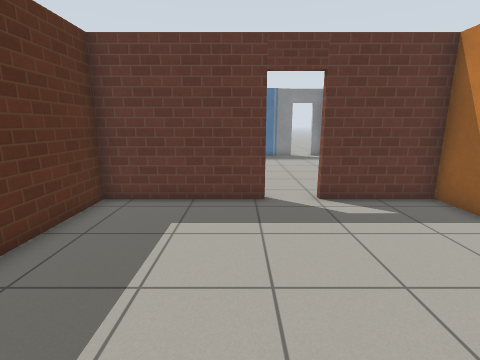
view 1 (above)

19 first-person views from a walk through a robot-simulator world made for Gazebo. The camera is 1.2 m above the floor, tilts 12° down and sees 85° across. The floor is counted in squares, 0.5 m on a side. Each view is taken from the middle of a square. On the plan, view 1 faces up. The plan holds only what a view shows up to about 17 squares ahead; the rest is blank. Simple patterns stand in for the simulator's built-in surfaces.

view 2
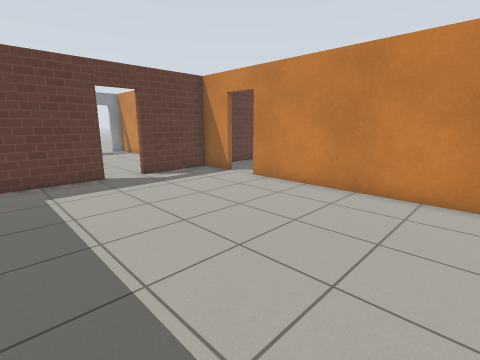

view 3
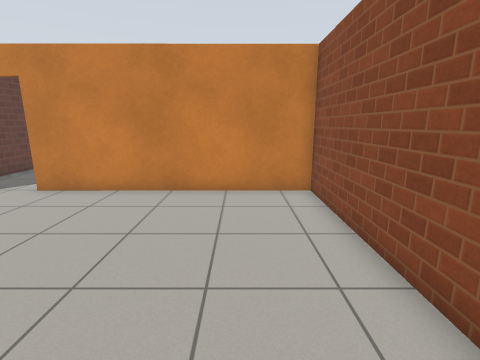

view 4
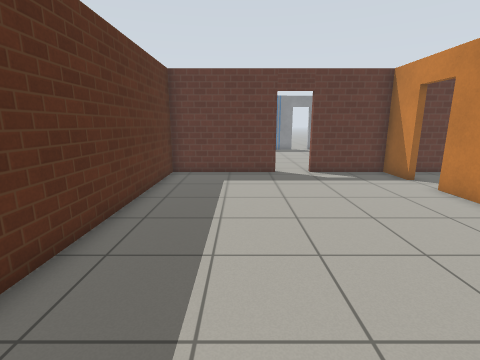

view 5
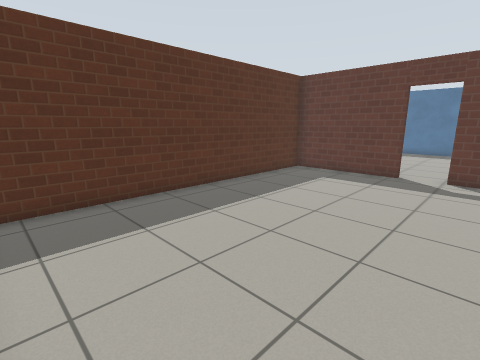

view 6
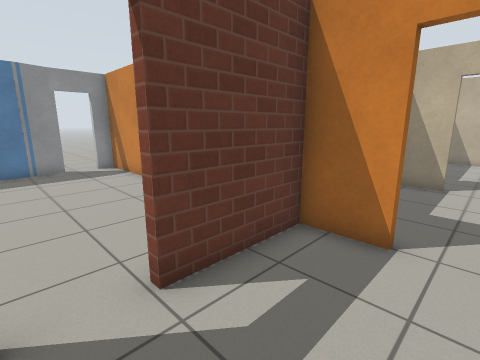

view 7
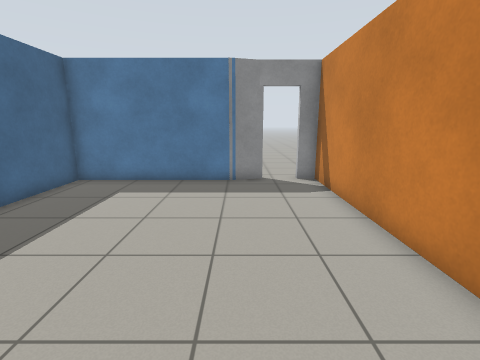

view 8
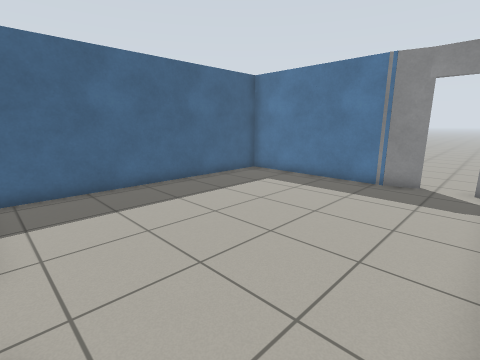

view 9
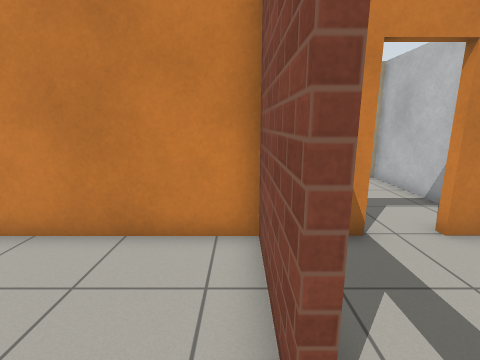

view 10
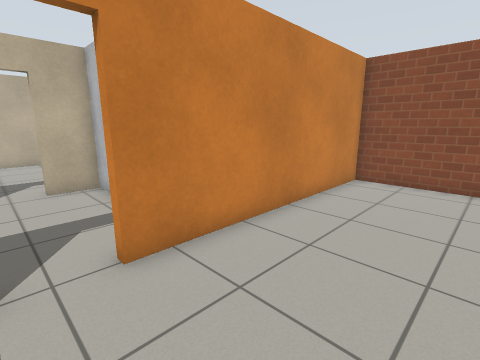

view 11
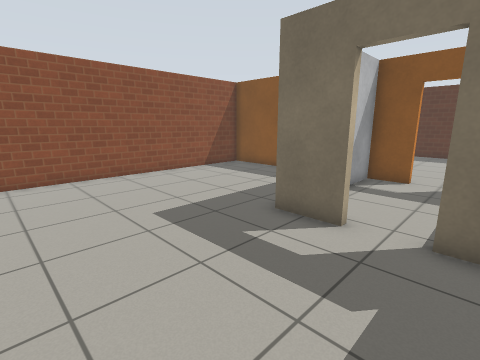

view 12
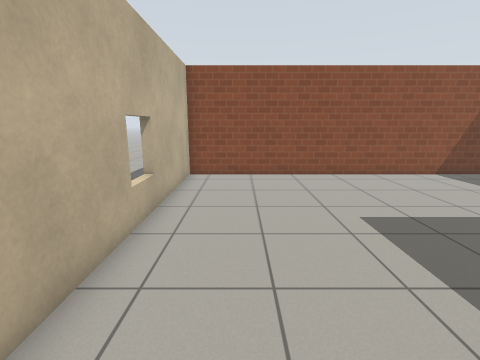

view 13
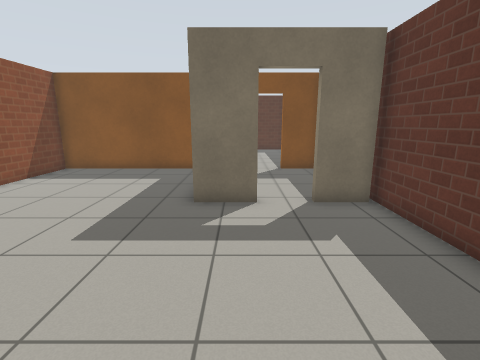

view 14
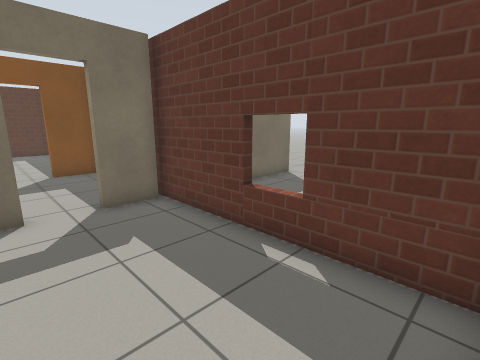

view 15
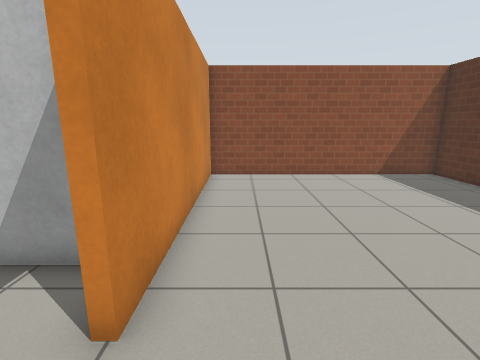

view 16
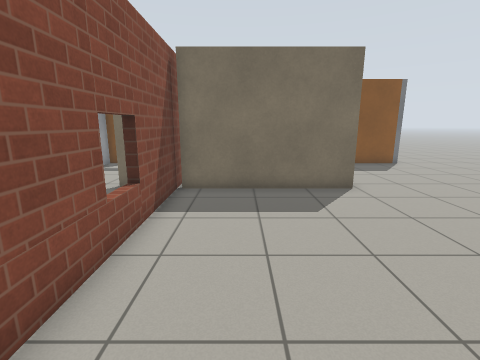

view 17
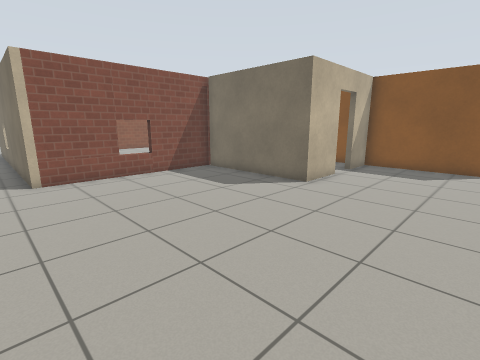

view 18
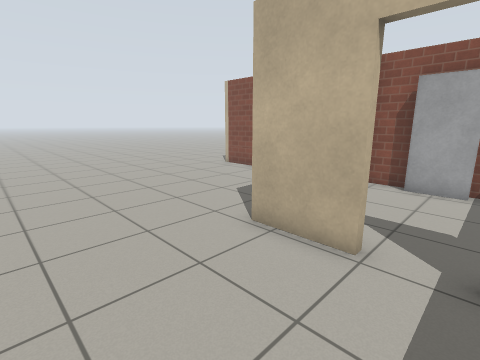

view 19
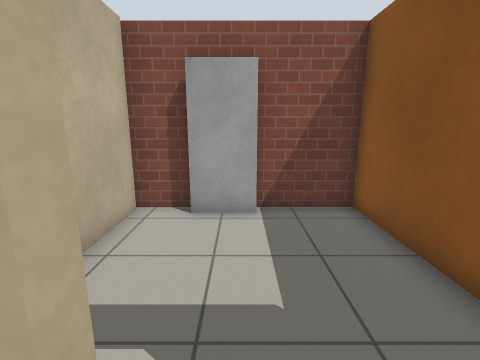

### Floor plan
Ten units are one square. View 1 is at (0, 0); x grows to the right and y downward. Boxes are objects, and circles mark ways between rooms. Rooms are numbered by the first view taken in them; rooms with no view inside come last. Other rooms are left out.
<svg viewBox="-49 -225 284 286">
<path fill="none" stroke="#000" d="M9 -83 -44 -83 -44 56 64 56 64 -46M64 -62 64 -83 25 -83M25 -86 64 -86 64 -206 55 -206M29 -203 -41 -203 -41 -91M41 -206 25 -202M131 -45 131 -25M131 -81 131 -63M67 -15 67 56 214 56 214 -72M211 -83 129 -83M107 -153 133 -153 133 -88M130 -86 217 -86M67 -210 67 -153 89 -153M114 -86 130 -86M67 -141 67 -86 96 -86M130 -88 130 -115M128 -63 128 -78M67 -45 67 -28 128 -28 128 -45M129 -83 80 -83M67 -81 67 -63"/>
<rect x="95" y="-95" width="20" height="10" fill="#bbb"><title>door leaf</title></rect>
<circle cx="17" cy="-83" r="3" fill="#2a7"/>
<circle cx="65" cy="-55" r="3" fill="#2a7"/>
<circle cx="45" cy="-210" r="3" fill="#2a7"/>
<circle cx="130" cy="-55" r="3" fill="#2a7"/>
<circle cx="95" cy="-150" r="3" fill="#2a7"/>
<text x="10" y="-10">1</text>
<text x="20" y="-140">2</text>
<text x="150" y="0">3</text>
<text x="160" y="-160">4</text>
<text x="100" y="-120">5</text>
<text x="100" y="-60">6</text>
</svg>
Room 1 opens to room 2. Room 1 opens to room 6. Room 2 opens to room 4. Room 3 opens to room 6. Room 4 opens to room 5.

Where each view was taken, in squares from view 1:
view 1: 0 up, 0 right, facing up
view 2: 4 down, 3 left, facing up-right
view 3: 3 down, 3 left, facing right
view 4: 5 down, 1 left, facing up
view 5: 5 down, 4 right, facing up-left
view 6: 5 up, 1 right, facing up-right
view 7: 9 up, 3 right, facing up
view 8: 9 up, 6 right, facing up-left
view 9: 9 up, 1 right, facing right
view 10: 6 up, 2 right, facing down-right
view 11: 7 up, 19 right, facing down-left
view 12: 7 up, 19 right, facing down
view 13: 4 up, 21 right, facing left
view 14: 4 up, 21 right, facing up-left
view 15: 7 up, 5 right, facing down
view 16: 11 up, 23 right, facing left
view 17: 21 up, 23 right, facing down-left
view 18: 20 up, 9 right, facing down-right
view 19: 16 up, 10 right, facing down
